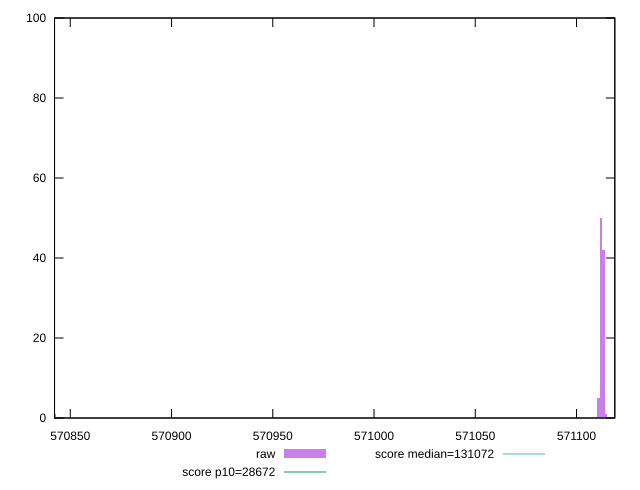

gnuplot code for this plot:
reset

$raw <<EOF
570842.1661779319 1
571112.1036477521 50
571113.3033698401 42
571110.903925664 5
571119.3019802806 1
571114.5030919282 1
EOF

set key outside below
set boxwidth 1.1997220880892705
set xrange [570842.2333333334:571118.9166666666]
set yrange [0:100]
set trange [0:100]
set style fill transparent solid 0.5 noborder

set parametric
set terminal svg size 640, 490 enhanced background rgb 'white'
set output "report_00018_2021-02-10T15-25-16.877Z/uses-long-cache-ttl/samples/pages+cached+noadtech+nomedia/raw/histogram.svg"

plot $raw title "raw" with boxes, \
     28672,t title "score p10=28672", \
     131072,t title "score median=131072"

reset
